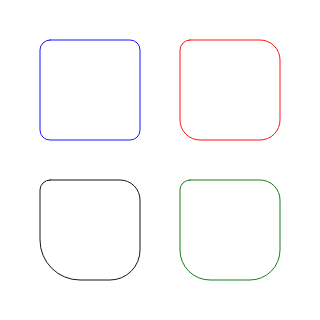
Frame 1 (no input)
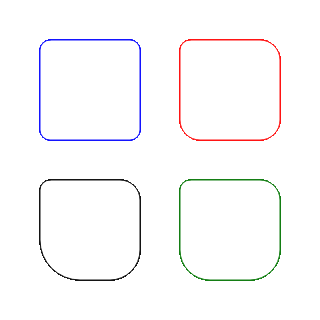
Frame 60 (no input)
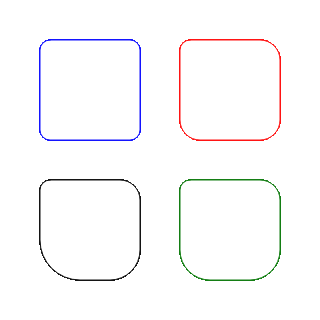
Frame 120 (the mouse pressed at the canvas centre since frame 60)

The p5.js sketch that drew these frames (run headless with seeded random() and noise() and a simulated clock; from frame 60 on, the mouse is pressed at the canvas centre):

// p5.js sketch
// ── sketch.js
const WIDTH = 100;
const HEIGHT = 100;

function setup() {
    createCanvas(320, 320);
}

function draw() {
    stroke(20, 20, 255);
    rect(40, 40, WIDTH, HEIGHT, 10);

    stroke(255, 20, 20);
    rect(180, 40, WIDTH, HEIGHT, 10, 20);

    stroke(20, 127, 20);
    rect(180, 180, WIDTH, HEIGHT, 10, 20, 30);

    stroke(20, 20, 20);
    rect(40, 180, WIDTH, HEIGHT, 10, 20, 30, 40);
}
